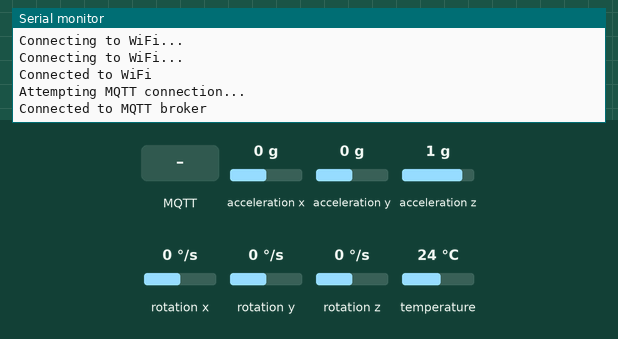
Simulated run of this sketch. Board: ESP32. Shown: the last lines printed to the serial monitor. Inputs (shaded band) come from the test bench; at power-on: acceleration x 0 g, acceleration y 0 g, acceleration z 1 g, rotation x 0 °/s, rotation y 0 °/s, rotation z 0 °/s, temperature 24 °C. WiFi joins after 1.5 s; servers stay silent unless stated; no MQTT or app messages arrive unless stated.

Above: at 3.2 s.
3.3 s: MQTT message "send_data" arrives on the first subscribed topic
At 4.4 s:
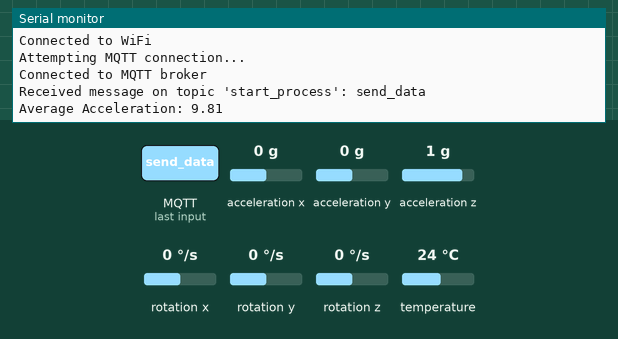
5.5 s: MQTT message "stop_send_data" arrives on the first subscribed topic
At 7.2 s:
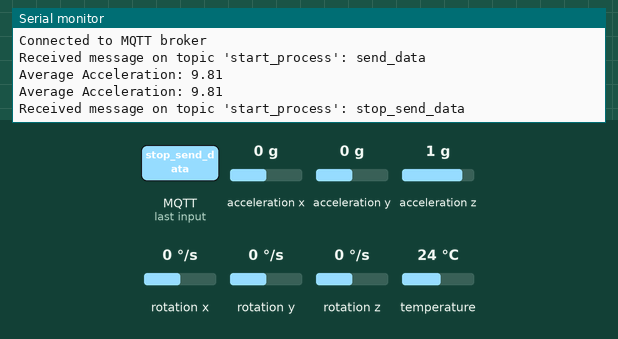
7.5 s: MQTT message "1" arrives on the first subscribed topic
At 8.8 s:
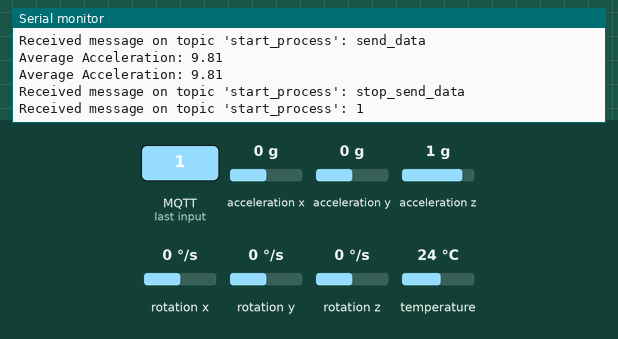
9.5 s: MQTT message "on" arrives on the first subscribed topic
At 11.2 s:
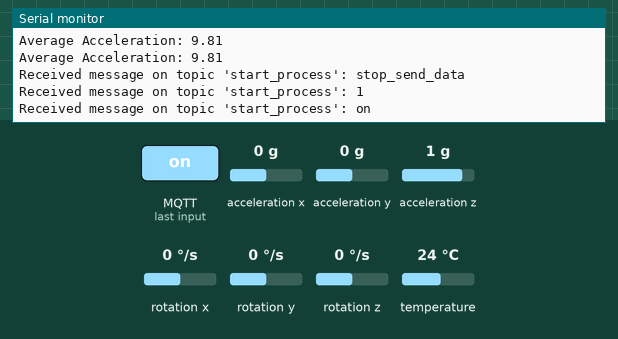
11.5 s: MQTT message "off" arrives on the first subscribed topic
At 13.1 s:
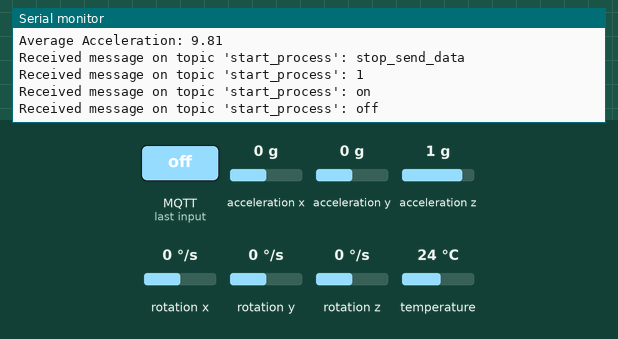

The sketch:

IMU_IOT.ino
```cpp
#include <Wire.h>
#include <Adafruit_Sensor.h>
#include <Adafruit_MPU6050.h>
#include <WiFi.h>
#include <PubSubClient.h>

// Replace with your network credentials
const char* ssid = "Tec-IoT";
const char* password = "spotless.magnetic.bridge";

// MQTT broker information
const char* mqtt_server = "10.25.75.245";
const int mqtt_port = 1883;

WiFiClient espClient;
PubSubClient client(espClient);

Adafruit_MPU6050 mpu;

const char* start_topic = "start_process";
const char* acceleration_topic = "Acceleration";

bool send_data = false;

void setup() {
  Serial.begin(115200);

  // Connect to Wi-Fi
  WiFi.begin(ssid, password);
  while (WiFi.status() != WL_CONNECTED) {
    delay(1000);
    Serial.println("Connecting to WiFi...");
  }
  Serial.println("Connected to WiFi");

  // Set up MQTT
  client.setServer(mqtt_server, mqtt_port);
  client.setCallback(callback);

  Wire.begin();
  if (!mpu.begin()) {
    Serial.println("Failed to find MPU6050 sensor");
    while (1);
  }
  //client.subscribe(start_topic);
}

void callback(char* topic, byte* payload, unsigned int length) {
  String received_message = "";
  for (int i = 0; i < length; i++) {
    received_message += (char)payload[i];
  }

  Serial.print("Received message on topic '");
  Serial.print(topic);
  Serial.print("': ");
  Serial.println(received_message);

  if (strcmp(topic, start_topic) == 0) {
    if (received_message == "send_data") {
      send_data = true;
    } else if (received_message == "stop_send_data") {
      send_data = false;
    }
  }
}

void reconnect() {
  while (!client.connected()) {
    Serial.println("Attempting MQTT connection...");
    if (client.connect("ESP32Client")) {
      Serial.println("Connected to MQTT broker");
      client.subscribe(start_topic);
    } else {
      Serial.print("Failed, rc=");
      Serial.print(client.state());
      Serial.println(" Retrying in 5 seconds...");
      delay(5000);
    }
  }
}

void loop() {
  if (!client.connected()) {
    reconnect();
  }
  client.loop();

  if (send_data == true) {
    sensors_event_t a, g, temp;
    mpu.getEvent(&a, &g, &temp);

    float ax = a.acceleration.x;
    float ay = a.acceleration.y;
    float az = a.acceleration.z;

    // Calculate the average acceleration
    float absoluteAcc = sqrt(ax * ax + ay * ay + az * az);

    // Publish the average acceleration to the MQTT topic
    char message[10];
    snprintf(message, sizeof(message), "%.2f", absoluteAcc);
    client.publish(acceleration_topic, message);

    Serial.print("Average Acceleration: ");
    Serial.println(absoluteAcc);
  }

  delay(1000);
}
```

Measured:
- after the input at 3.3 s, the serial monitor: prints a new line after 0.75 s (image 1)
- after the input at 5.5 s, the serial monitor: prints a new line after 0.56 s (image 2)
- after the input at 7.5 s, the serial monitor: prints a new line after 0.56 s (image 3)
- after the input at 9.5 s, the serial monitor: prints a new line after 0.56 s (image 4)
- after the input at 11.5 s, the serial monitor: prints a new line after 0.56 s (image 5)
